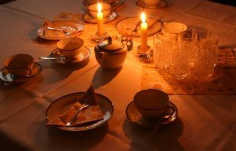
#> input picture 3.png, 236 x 151 px
$ python color_constancy.py
#> lines starting #> are read from the running program, lines starting #| are printed output that depends on the picture
#> further down, img is the input picture: shape (151, 236, 3); mean B, G, R 20.5, 57.5, 129.2
import cv2
import numpy as np
import matplotlib.pyplot as plt

# Fungsi baca dan tampilkan gambar dengan matplotlib
def show_image(title, img):
#> called with title = 'Original Image'
    img_rgb = cv2.cvtColor(img, cv2.COLOR_BGR2RGB)
    plt.imshow(img_rgb)
    plt.title(title)
    plt.axis('off')
    plt.show()

# 1. Gray-World Assumption
def gray_world(img):
    img = img.astype(np.float32)
    avg_b = np.mean(img[:,:,0])
#> avg_b = 20.54
    avg_g = np.mean(img[:,:,1])
#> avg_g = 57.54
    avg_r = np.mean(img[:,:,2])
#> avg_r = 129.2
    avg_gray = (avg_b + avg_g + avg_r) / 3
#> avg_gray = 69.11

    img[:,:,0] = np.clip(img[:,:,0] * (avg_gray / avg_b), 0, 255)
    img[:,:,1] = np.clip(img[:,:,1] * (avg_gray / avg_g), 0, 255)
    img[:,:,2] = np.clip(img[:,:,2] * (avg_gray / avg_r), 0, 255)
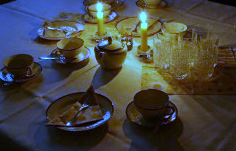
#> img: shape (151, 236, 3) float32; mean B, G, R 66.9, 69, 69.1
    return img.astype(np.uint8)

# 2. White-Patch Assumption
def white_patch(img):
    img = img.astype(np.float32)
    max_b = np.max(img[:,:,0])
#> max_b = 233
    max_g = np.max(img[:,:,1])
#> max_g = 255
    max_r = np.max(img[:,:,2])
#> max_r = 255

    img[:,:,0] = np.clip(img[:,:,0] * (255.0 / max_b), 0, 255)
    img[:,:,1] = np.clip(img[:,:,1] * (255.0 / max_g), 0, 255)
    img[:,:,2] = np.clip(img[:,:,2] * (255.0 / max_r), 0, 255)
    return img.astype(np.uint8)

# 3. Simplified Retinex Algorithm
def retinex(img, sigma=30):
#> called with sigma = 30
    img = img.astype(np.float32) + 1.0  # untuk log(0) avoid
    log_img = np.log(img)

    blur_b = cv2.GaussianBlur(log_img[:,:,0], (0,0), sigma)
    blur_g = cv2.GaussianBlur(log_img[:,:,1], (0,0), sigma)
    blur_r = cv2.GaussianBlur(log_img[:,:,2], (0,0), sigma)
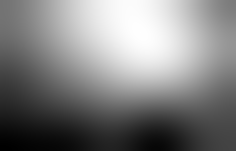
#> blur_r: shape (151, 236) float32; min 4.25, max 5.22, mean 4.74; drawn with min black and max white

    retinex_b = log_img[:,:,0] - blur_b
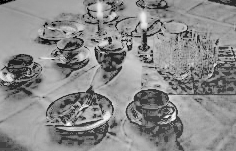
#> retinex_b: shape (151, 236) float32; min -3.66, max 3.11, mean 0.000216; drawn with min black and max white
    retinex_g = log_img[:,:,1] - blur_g
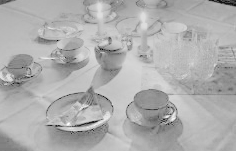
#> retinex_g: shape (151, 236) float32; min -4.24, max 1.94, mean -0.00299; drawn with min black and max white
    retinex_r = log_img[:,:,2] - blur_r
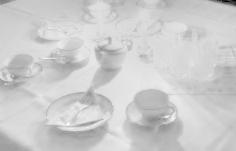
#> retinex_r: shape (151, 236) float32; min -4.75, max 1.15, mean -0.00384; drawn with min black and max white

    retinex_img = np.stack([retinex_b, retinex_g, retinex_r], axis=2)
    retinex_img = np.exp(retinex_img) - 1.0
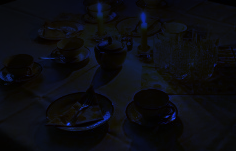
#> retinex_img: shape (151, 236, 3) float32; mean B, G, R 0.6, 0.1, 0.1; drawn with min black and max white

    # Normalisasi ke 0-255
    retinex_img = retinex_img - np.min(retinex_img)
    retinex_img = retinex_img / np.max(retinex_img) * 255
    return retinex_img.astype(np.uint8)

# 4. Shade of Grey Algorithm
def shade_of_grey(img, p=6):
#> called with p = 6
    img = img.astype(np.float32)
    norm_b = np.power(np.mean(np.power(img[:,:,0], p)), 1/p)
#> norm_b = 76.02
    norm_g = np.power(np.mean(np.power(img[:,:,1], p)), 1/p)
#> norm_g = 108.4
    norm_r = np.power(np.mean(np.power(img[:,:,2], p)), 1/p)
#> norm_r = 181.5

    avg_norm = (norm_b + norm_g + norm_r) / 3
#> avg_norm = 122

    img[:,:,0] = np.clip(img[:,:,0] * (avg_norm / norm_b), 0, 255)
    img[:,:,1] = np.clip(img[:,:,1] * (avg_norm / norm_g), 0, 255)
    img[:,:,2] = np.clip(img[:,:,2] * (avg_norm / norm_r), 0, 255)
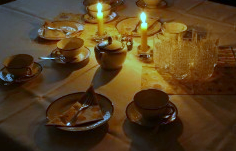
#> img: shape (151, 236, 3) float32; mean B, G, R 32.8, 64.7, 86.9
    return img.astype(np.uint8)

# Load gambar
img_path = '3.png'
img = cv2.imread(img_path)
if img is None:
    raise FileNotFoundError("Gambar tidak ditemukan, pastikan path sudah benar")

# Tampilkan gambar asli
show_image('Original Image', img)

# Terapkan tiap algoritma
img_gray_world = gray_world(img)
img_white_patch = white_patch(img)
img_retinex = retinex(img)
img_shade_of_grey = shade_of_grey(img)

# Tampilkan hasilnya
show_image('Gray-World Assumption', img_gray_world)
show_image('White-Patch Assumption', img_white_patch)
show_image('Retinex Algorithm', img_retinex)
show_image('Shade of Grey Algorithm', img_shade_of_grey)

$ run again, with 1.png copied over 3.png
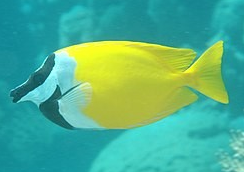
#> input picture 1.png, 244 x 172 px
#> img is the input picture: shape (172, 244, 3); mean B, G, R 140.3, 175.9, 81.3
#> avg_b = 140.3
#> avg_g = 175.9
#> avg_r = 81.34
#> avg_gray = 132.5
#> max_b = 255
#> in retinex, `retinex_img = np.exp(retinex_img) - 1.0`:
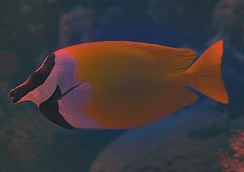
#> retinex_img: shape (172, 244, 3) float32; mean B, G, R 0.0472, 0.00947, 0.127; drawn with min black and max white
#> norm_b = 167.3
#> norm_g = 190.5
#> norm_r = 157.9
#> avg_norm = 171.9
#> in shade_of_grey, `img[:,:,1] = np.clip(img[:,:,1] * (avg_norm / norm_g), 0, 255)`:
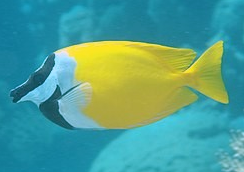
#> img: shape (172, 244, 3) float32; mean B, G, R 144.1, 158.8, 81.3

$ run again, with 2.png copied over 3.png
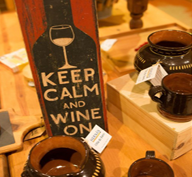
#> input picture 2.png, 192 x 177 px
#> img is the input picture: shape (177, 192, 3); mean B, G, R 41.6, 99.5, 158.6
#> avg_b = 41.59
#> avg_g = 99.53
#> avg_r = 158.6
#> avg_gray = 99.9
#> max_b = 243
#> max_g = 255
#> in retinex, `retinex_img = np.exp(retinex_img) - 1.0`:
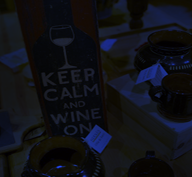
#> retinex_img: shape (177, 192, 3) float32; mean B, G, R 0.613, 0.211, 0.132; drawn with min black and max white
#> norm_b = 116.4
#> norm_g = 151.6
#> norm_r = 207.8
#> avg_norm = 158.6
#> in shade_of_grey, `img[:,:,2] = np.clip(img[:,:,2] * (avg_norm / norm_r), 0, 255)`:
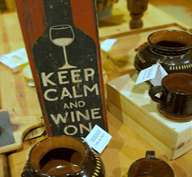
#> img: shape (177, 192, 3) float32; mean B, G, R 56, 104.1, 121
